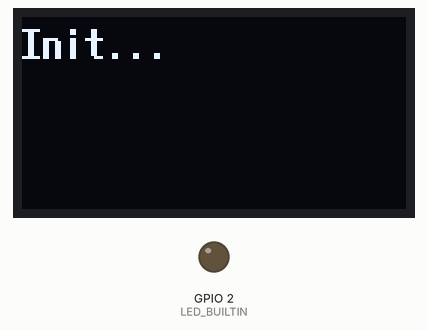
A sketch run on a simulated ESP8266 (NodeMCU). Shown: 128×64 one-colour display, output pins drawn as LEDs (lit = HIGH, except the on-board LED, lit = LOW). WiFi joins after 1.5 s; servers stay silent unless stated; uploads are accepted with an empty reply; what the sketch prints to the serial monitor is not drawn.

Above: at 0.1 s.
At 2.3 s:
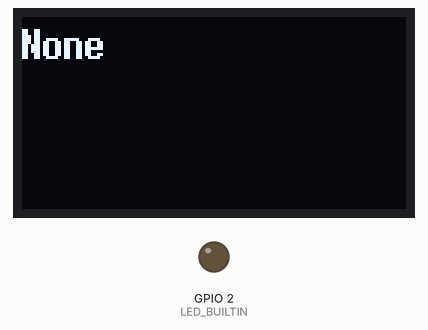

Measured:
- what the display in image 0 shows lasts 0.4 s, from 0.1 s to 0.5 s

The sketch:

sketch_nov18a_copy_20240122133144.ino
```cpp
#include <stdarg.h>
#include <Arduino.h>
#include <Wire.h>
#include <U8g2lib.h>
#include <ESP8266WiFi.h>
#include <ESP8266WiFiMulti.h>
#include <ESP8266HTTPClient.h>
#include <WiFiClient.h>

U8G2_SSD1306_128X64_NONAME_F_SW_I2C u8g2(U8G2_R0, /*clock=*/14, /*data=*/12, U8X8_PIN_NONE);
ESP8266WiFiMulti WiFiMulti;
int wifiDotCount = 0;
int seqence = 0;


void setup() {
    u8g2.begin();
    Serial.begin(115200);
    Serial.println("");
    pinMode(LED_BUILTIN, OUTPUT);
    digitalWrite(LED_BUILTIN, HIGH);
    print_osas("Init...");

    for (uint8_t t = 4; t > 0; t--) {
        Serial.printf("[SETUP] WAIT %d...\n", t);
        Serial.flush();
        delay(100);
    }

    WiFi.mode(WIFI_STA);
    WiFiMulti.addAP("@Reyee-s3E1D", "Mingchuan1948");
    WiFiMulti.addAP("StGeorgeResidence", "55Brooklyn");
    print_osas("Start Connecting..");
}

void blink(){
  digitalWrite(LED_BUILTIN, LOW);
  delay(1);
  digitalWrite(LED_BUILTIN, HIGH);
  delay(1);
}

void print_osas(const char* format, ...) {
    char mbuffer[128]; // Buffer to hold the formatted message
    va_list args;
    va_start(args, format);
    vsnprintf(mbuffer, sizeof(mbuffer), format, args);
    va_end(args);
    int len = strlen(mbuffer);
    int line = 1;
    char buffer[19]; // Buffer to hold each line of text

    // Print the entire message on the serial monitor
    Serial.println(mbuffer);
    blink();
    u8g2.clearBuffer();
    u8g2.setFont(u8g2_font_7x14B_tr);

    for (int i = 0; i < len; i += 18) {
        strncpy(buffer, &mbuffer[i], 18); // Copy 14 characters from the message to the buffer
        buffer[18] = '\0'; // Null-terminate the buffer
        u8g2.drawStr(0, line * 14, buffer); // Draw the buffer to the screen at the correct line
        line++; // Move to the next line
    }
    u8g2.sendBuffer();
}

void loop() {
    if ((WiFiMulti.run() == WL_CONNECTED)) {
        wifiDotCount = 0;
        WiFiClient client;
        HTTPClient http;

        // print_osas("[HTTP] begin...");
        if (http.begin(client, "http://165.22.15.224:8000/status?seq=" + String(seqence) + "&name=arduino")) {
            // print_osas("[HTTP] GET...");
            int httpCode = http.GET();
            if (httpCode > 0) {
                // print_osas("[HTTP] GET... code: %d", httpCode);
                if (httpCode == HTTP_CODE_OK || httpCode == HTTP_CODE_MOVED_PERMANENTLY) {
                    String payload = http.getString();
                    if (payload != "") {
                      print_osas("%s", payload.c_str());
                    } else {
                      print_osas("None");
                    }
                }
            } else {
                print_osas("[HTTP] GET... failed, error: %s", http.errorToString(httpCode).c_str());
            }
            http.end();
        } else {
            print_osas("[HTTP] Unable to connect");
        }
    seqence++;
    delay(5000);
    } else {
      wifiDotCount = (wifiDotCount + 1) % 4;
      String dots = "";
      for (int i = 0; i < wifiDotCount; i++) {
          dots += ".";
      }
      print_osas("Connecting wifi.%s", dots);
      // print_osas("Connecting wifi." + String(std::string(wifiDotCount, '.')));
      delay(250);
    }

}
```
